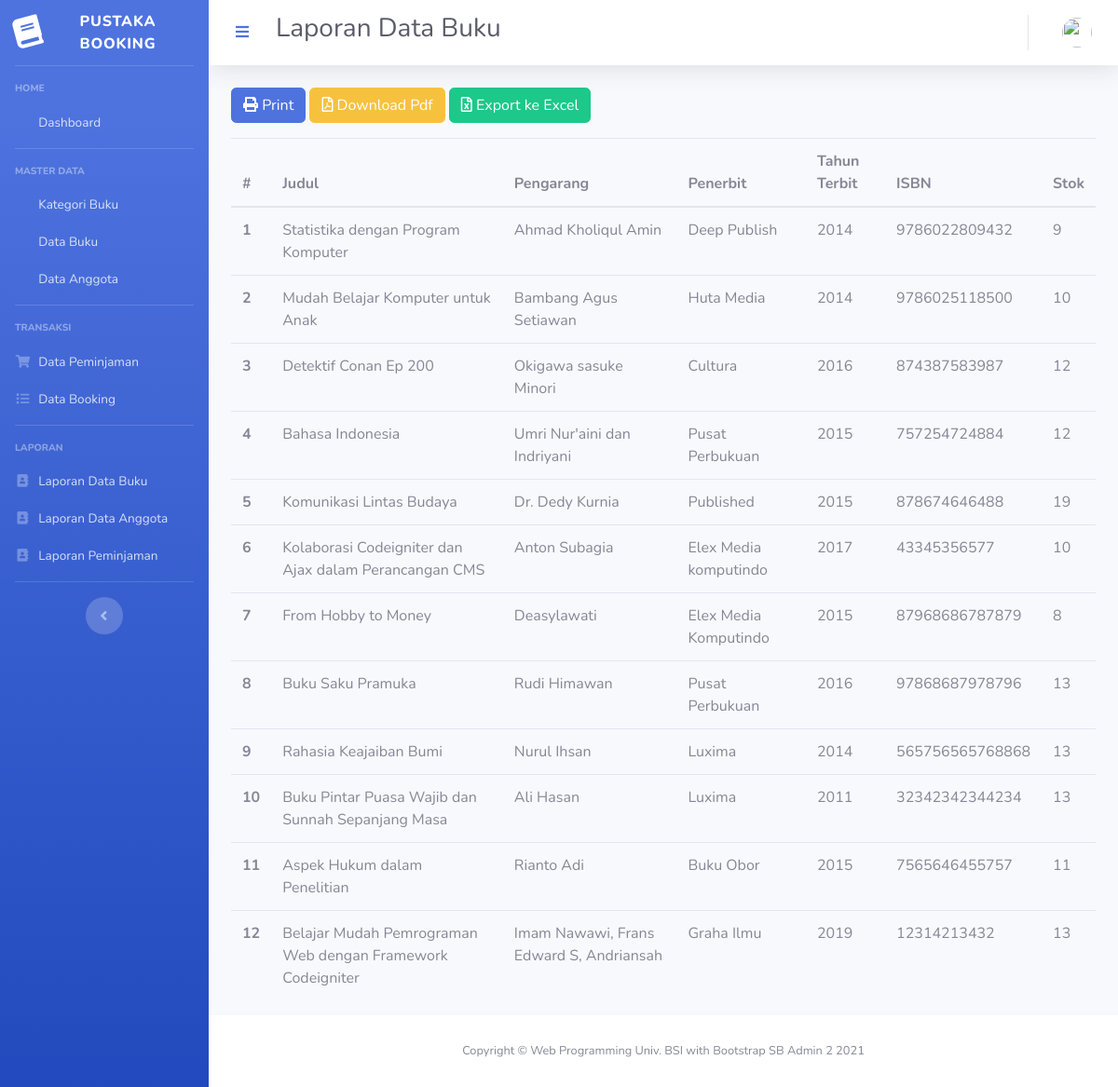
The page /index.php/laporan/laporan_buku on the database its author committed.
### tables this page shows
CREATE TABLE `buku` (
  `id` int(11) NOT NULL,
  `judul_buku` varchar(128) NOT NULL,
  `id_kategori` int(11) NOT NULL,
  `pengarang` varchar(64) NOT NULL,
  `penerbit` varchar(64) NOT NULL,
  `tahun_terbit` year(4) NOT NULL,
  `isbn` varchar(64) NOT NULL,
  `stok` int(11) NOT NULL,
  `dipinjam` int(11) NOT NULL,
  `dibooking` int(11) NOT NULL,
  `image` varchar(256) DEFAULT 'book-default-cover.jpg'
);

### application/controllers/Laporan.php (called while the page is built, shortened)
<?php
class Laporan extends CI_Controller
{
	public function laporan_buku()
	{
		$data['judul'] = 'Laporan Data Buku';
		$data['user'] = $this->ModelUser->cekData(['email' => $this->session->userdata('email')])->row_array();
		$data['buku'] = $this->ModelBuku->getBuku()->result_array();
		$data['kategori'] = $this->ModelBuku->getKategori()->result_array();
		$this->load->view('templates/header', $data);
		$this->load->view('templates/sidebar', $data);
		$this->load->view('templates/topbar', $data);
		$this->load->view('buku/laporan_buku', $data);
		$this->load->view('templates/footer');
	}
}

### index.php (called while the page is built, shortened)
<?php
require_once BASEPATH.'core/CodeIgniter.php';

### application/models/ModelBuku.php (called while the page is built, shortened)
<?php
class ModelBuku extends CI_Model
{
    public function getBuku()
    {
        return $this->db->get('buku');
    }
}

### application/views/buku/laporan_buku.php (the view, shortened to what this page needs)
<div class="container-fluid">
	<div class="row">
		<div class="col-lg-12">
		<a href="<?= base_url('laporan/cetak_laporan_buku'); ?>" class="btn btn-primary mb-3"><i class="fas fa-print"></i> Print</a>
		<a href="<?= base_url('laporan/laporan_buku_pdf'); ?>" class="btn btn-warning mb-3"><i class="far fa-file-pdf"></i> Download Pdf</a>
		<a href="<?= base_url('laporan/export_excel'); ?>" class="btn btn-success mb-3"><i class="far fa-file-excel"></i> Export ke Excel</a>
		<table class="table table-hover">
			<thead>
				<tr>
					<th scope="col">#</th>
					<th scope="col">Judul</th>
					<th scope="col">Pengarang</th>
					<th scope="col">Penerbit</th>
					<th scope="col">Tahun Terbit</th>
					<th scope="col">ISBN</th>
					<th scope="col">Stok</th>
				</tr>
			</thead>
			<tbody>
				<?php
				$a = 1;
				foreach ($buku as $b) { ?>
					<tr>
						<th scope="row"><?= $a++; ?></th>
						<td><?= $b['judul_buku']; ?></td>
						<td><?= $b['pengarang']; ?></td>
						<td><?= $b['penerbit']; ?></td>
						<td><?= $b['tahun_terbit']; ?></td>
						<td><?= $b['isbn']; ?></td>
						<td><?= $b['stok']; ?></td>
					</tr>
				<?php } ?>
			</tbody>
		</table>
		</div>
	</div>
</div>
</div>

### rows shown on the page
buku: judul_buku "Statistika dengan Program Komputer", pengarang "Ahmad Kholiqul Amin", penerbit "Deep Publish", tahun_terbit "2014", isbn "9786022809432", stok "9"
buku: judul_buku "Mudah Belajar Komputer untuk Anak", pengarang "Bambang Agus Setiawan", penerbit "Huta Media", tahun_terbit "2014", isbn "9786025118500", stok "10"
buku: judul_buku "Detektif Conan Ep 200", pengarang "Okigawa sasuke Minori", penerbit "Cultura", tahun_terbit "2016", isbn "874387583987", stok "12"
buku: judul_buku "Bahasa Indonesia", pengarang "Umri Nur'aini dan Indriyani", penerbit "Pusat Perbukuan", tahun_terbit "2015", isbn "757254724884", stok "12"
buku: judul_buku "Komunikasi Lintas Budaya", pengarang "Dr. Dedy Kurnia", penerbit "Published", tahun_terbit "2015", isbn "878674646488", stok "19"
buku: judul_buku "Kolaborasi Codeigniter dan Ajax dalam Perancangan CMS", pengarang "Anton Subagia", penerbit "Elex Media komputindo", tahun_terbit "2017", isbn "43345356577", stok "10"
buku: judul_buku "From Hobby to Money", pengarang "Deasylawati", penerbit "Elex Media Komputindo", tahun_terbit "2015", isbn "87968686787879", stok "8"
buku: judul_buku "Buku Saku Pramuka", pengarang "Rudi Himawan", penerbit "Pusat Perbukuan", tahun_terbit "2016", isbn "97868687978796", stok "13"
buku: judul_buku "Rahasia Keajaiban Bumi", pengarang "Nurul Ihsan", penerbit "Luxima", tahun_terbit "2014", isbn "565756565768868", stok "13"
buku: judul_buku "Buku Pintar Puasa Wajib dan Sunnah Sepanjang Masa", pengarang "Ali Hasan", penerbit "Luxima", tahun_terbit "2011", isbn "32342342344234", stok "13"
buku: judul_buku "Aspek Hukum dalam Penelitian", pengarang "Rianto Adi", penerbit "Buku Obor", tahun_terbit "2015", isbn "7565646455757", stok "11"
buku: judul_buku "Belajar Mudah Pemrograman Web dengan Framework Codeigniter", pengarang "Imam Nawawi, Frans Edward S, Andriansah", penerbit "Graha Ilmu", tahun_terbit "2019", isbn "12314213432", stok "13"

### other values the page prints
$judul "Laporan Data Buku"
